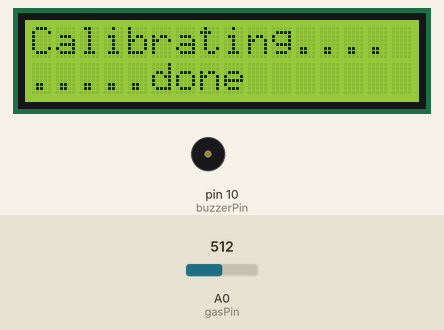
This sketch was run on a simulated Arduino Uno, built with avr-gcc and run on an emulated ATmega328P. Parts: 16×2 character LCD, buzzer (waves = sounding, pin HIGH). The test bench sets the inputs (shaded band); at power-on: A0 (gasPin) = 512. The modem accepts every AT command (registered, SIM ready, sends succeed) and sends nothing else; what the sketch prints to the serial monitor is not drawn.

Above: at 5.6 s.
At 6.7 s:
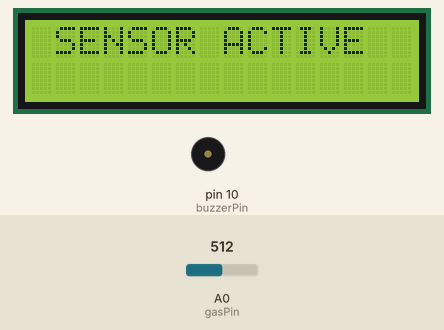
9.4 s: A0 (gasPin) set to 488
At 22.4 s:
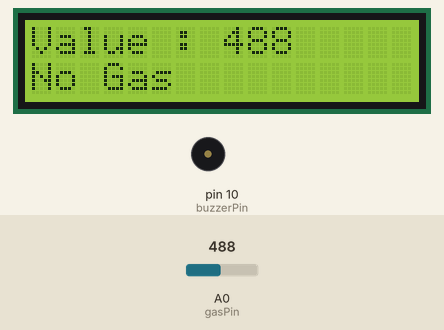
23.1 s: A0 (gasPin) set to 510
At 37.0 s:
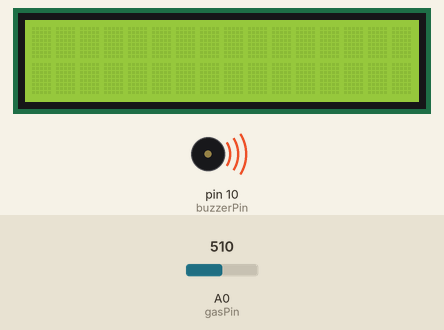
37.1 s: A0 (gasPin) set to 490
At 51.4 s:
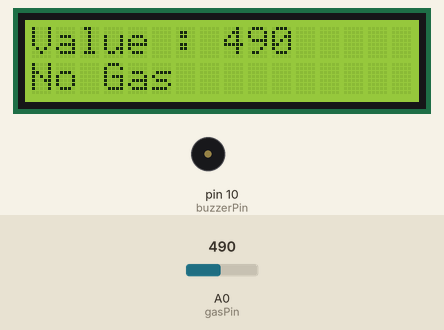
Timing chart, 0 to 52.9 s (numbered marks = the images above; inputs shaded):
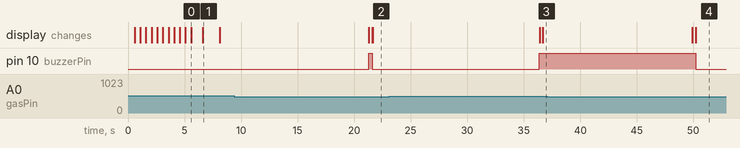

The sketch:

sketch_mar28c.ino
```cpp
#include <LiquidCrystal_I2C.h>
#include <SoftwareSerial.h>
#include<Wire.h>
#include<MQ2.h>

LiquidCrystal_I2C lcd(0x27, 16,2);
SoftwareSerial gsm(2,3);
SoftwareSerial mySerial(2, 3);

#define buzzerPin 10
#define gasPin A0

int Analog_Input = A0;
MQ2 mq2(Analog_Input);

void setup()
{
mySerial.begin(2400);
Serial.begin(200);
lcd.begin();
pinMode(buzzerPin,OUTPUT);
lcd.backlight();
mq2.begin();
lcd.setCursor(0, 0);
lcd.print("Calibrating");
for(int i = 0; i <10; i++)
{
if (i==4) {
lcd.setCursor(0, 1);
lcd.print("."); }
else lcd.print(".");
delay(500);
}
lcd.setCursor(5, 1);
lcd.print("done"); delay(1000);
lcd.clear();
lcd.setCursor(1, 0);
lcd.print("SENSOR ACTIVE");
delay(1500);
lcd.clear();
}

void loop()
{
int gasSensor = analogRead(gasPin);
if (gasSensor > 500)
{
sendmessage();
digitalWrite(buzzerPin,HIGH);
lcd.setCursor(0, 0);
lcd.print("Value : ");
lcd.print(gasSensor);
Serial.print(gasSensor);
Serial.print("\t");
lcd.setCursor(0, 1);
Serial.println("Gas is Detected");
lcd.print("Gas is Detected");
delay(300);
lcd.clear();
}
else if (gasSensor < 500)
{
digitalWrite(buzzerPin,LOW);
lcd.setCursor(0, 0);
lcd.print("Value : ");
lcd.print(gasSensor);
Serial.print(gasSensor);
Serial.print("\t");
lcd.setCursor(0,1);
Serial.println("No Gas");
lcd.print("No Gas");
delay(300);
}
}

void sendmessage()
{
  delay(10000);
  Serial.begin(9600);
  gsm.begin(9600);
  gsm.println("AT+CMGF=1");
  delay(1000);
  gsm.println("AT+CMGS=\"+919182156686\"\r"); //replace x by your number
  delay(1000);
  gsm.println("Gas Detected!!!PLEASE BE ALERT");
  delay(100);
  gsm.println((char)26);
  delay(1000);
}
```

Measured:
- the behaviour switches between 500 and 499 on A0 (gasPin) (found by bisection; images 1 and 2)
- after the input at 9.4 s, the display: first differs from a run without the input after 12.2 s (image 2)
- after the input at 23.1 s, pin 10 (buzzerPin): LOW → HIGH after 13.3 s; the display: first changes after 13.3 s (image 3 shows a later state)
- after the input at 37.1 s, pin 10 (buzzerPin): HIGH → LOW after 13.1 s; the display: first differs from a run without the input after 13.1 s (image 4)
- what the display in image 0 shows lasts 1.0 s, from 5.6 s to 6.6 s
- what the display in image 1 shows lasts 1.5 s, from 6.6 s to 8.1 s
